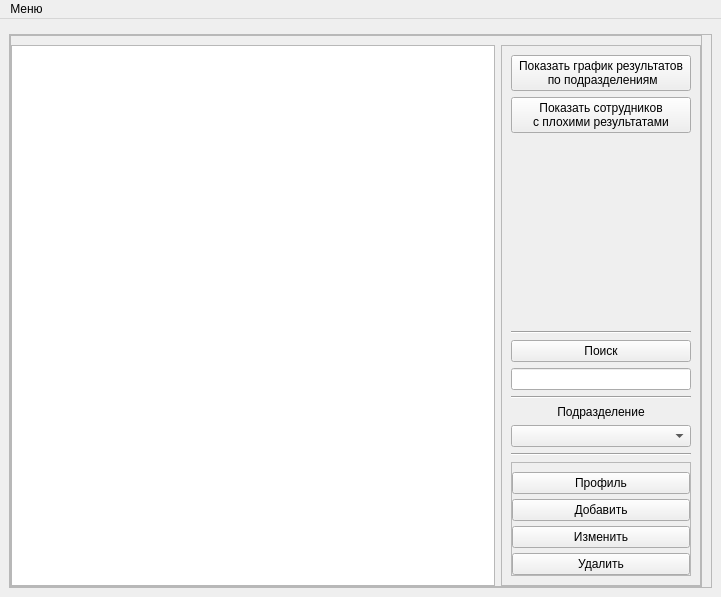
<?xml version="1.0" encoding="UTF-8"?>
<ui version="4.0">
 <class>MainWindow</class>
 <widget class="QMainWindow" name="MainWindow">
  <property name="geometry">
   <rect>
    <x>0</x>
    <y>0</y>
    <width>721</width>
    <height>597</height>
   </rect>
  </property>
  <property name="windowTitle">
   <string>MainWindow</string>
  </property>
  <widget class="QWidget" name="centralwidget">
   <layout class="QVBoxLayout" name="verticalLayout_3">
    <item>
     <widget class="Line" name="line">
      <property name="orientation">
       <enum>Qt::Vertical</enum>
      </property>
     </widget>
    </item>
    <item>
     <widget class="QFrame" name="frame_2">
      <property name="frameShape">
       <enum>QFrame::StyledPanel</enum>
      </property>
      <property name="frameShadow">
       <enum>QFrame::Raised</enum>
      </property>
      <layout class="QGridLayout" name="gridLayout_2">
       <property name="leftMargin">
        <number>0</number>
       </property>
       <property name="topMargin">
        <number>0</number>
       </property>
       <property name="bottomMargin">
        <number>0</number>
       </property>
       <item row="0" column="0">
        <widget class="QFrame" name="frame">
         <property name="frameShape">
          <enum>QFrame::StyledPanel</enum>
         </property>
         <property name="frameShadow">
          <enum>QFrame::Raised</enum>
         </property>
         <layout class="QGridLayout" name="gridLayout_3">
          <property name="leftMargin">
           <number>0</number>
          </property>
          <property name="rightMargin">
           <number>0</number>
          </property>
          <property name="bottomMargin">
           <number>0</number>
          </property>
          <item row="0" column="0">
           <widget class="QTableView" name="tblItems">
            <property name="minimumSize">
             <size>
              <width>480</width>
              <height>0</height>
             </size>
            </property>
            <property name="frameShadow">
             <enum>QFrame::Plain</enum>
            </property>
            <property name="lineWidth">
             <number>1</number>
            </property>
            <property name="alternatingRowColors">
             <bool>true</bool>
            </property>
            <property name="sortingEnabled">
             <bool>true</bool>
            </property>
            <attribute name="horizontalHeaderCascadingSectionResizes">
             <bool>false</bool>
            </attribute>
            <attribute name="horizontalHeaderShowSortIndicator" stdset="0">
             <bool>false</bool>
            </attribute>
            <attribute name="horizontalHeaderStretchLastSection">
             <bool>false</bool>
            </attribute>
            <attribute name="verticalHeaderVisible">
             <bool>false</bool>
            </attribute>
            <attribute name="verticalHeaderShowSortIndicator" stdset="0">
             <bool>false</bool>
            </attribute>
            <attribute name="verticalHeaderStretchLastSection">
             <bool>false</bool>
            </attribute>
           </widget>
          </item>
          <item row="0" column="1">
           <widget class="QFrame" name="frame_3">
            <property name="minimumSize">
             <size>
              <width>200</width>
              <height>0</height>
             </size>
            </property>
            <property name="maximumSize">
             <size>
              <width>200</width>
              <height>16777215</height>
             </size>
            </property>
            <property name="frameShape">
             <enum>QFrame::StyledPanel</enum>
            </property>
            <property name="frameShadow">
             <enum>QFrame::Raised</enum>
            </property>
            <layout class="QVBoxLayout" name="verticalLayout">
             <item>
              <widget class="QPushButton" name="btn_dev_degree">
               <property name="text">
                <string>Показать график результатов
 по подразделениям</string>
               </property>
              </widget>
             </item>
             <item>
              <widget class="QPushButton" name="btn_bad_degree">
               <property name="text">
                <string>Показать сотрудников
с плохими результатами</string>
               </property>
              </widget>
             </item>
             <item>
              <spacer name="verticalSpacer">
               <property name="orientation">
                <enum>Qt::Vertical</enum>
               </property>
               <property name="sizeHint" stdset="0">
                <size>
                 <width>20</width>
                 <height>208</height>
                </size>
               </property>
              </spacer>
             </item>
             <item>
              <widget class="Line" name="line_2">
               <property name="orientation">
                <enum>Qt::Horizontal</enum>
               </property>
              </widget>
             </item>
             <item>
              <widget class="QPushButton" name="btnSearch">
               <property name="text">
                <string>Поиск</string>
               </property>
              </widget>
             </item>
             <item>
              <widget class="QLineEdit" name="lineSearch"/>
             </item>
             <item>
              <widget class="Line" name="line_3">
               <property name="orientation">
                <enum>Qt::Horizontal</enum>
               </property>
              </widget>
             </item>
             <item>
              <widget class="QLabel" name="label">
               <property name="layoutDirection">
                <enum>Qt::LeftToRight</enum>
               </property>
               <property name="text">
                <string>Подразделение</string>
               </property>
               <property name="alignment">
                <set>Qt::AlignCenter</set>
               </property>
              </widget>
             </item>
             <item>
              <widget class="QComboBox" name="cmb_division"/>
             </item>
             <item>
              <widget class="Line" name="line_4">
               <property name="orientation">
                <enum>Qt::Horizontal</enum>
               </property>
              </widget>
             </item>
             <item>
              <widget class="QFrame" name="frame_4">
               <property name="frameShape">
                <enum>QFrame::StyledPanel</enum>
               </property>
               <property name="frameShadow">
                <enum>QFrame::Raised</enum>
               </property>
               <layout class="QVBoxLayout" name="verticalLayout_2">
                <property name="spacing">
                 <number>5</number>
                </property>
                <property name="leftMargin">
                 <number>0</number>
                </property>
                <property name="topMargin">
                 <number>9</number>
                </property>
                <property name="rightMargin">
                 <number>0</number>
                </property>
                <property name="bottomMargin">
                 <number>0</number>
                </property>
                <item>
                 <widget class="QPushButton" name="btn_profile">
                  <property name="text">
                   <string>Профиль</string>
                  </property>
                 </widget>
                </item>
                <item>
                 <widget class="QPushButton" name="btn_add">
                  <property name="text">
                   <string>Добавить</string>
                  </property>
                 </widget>
                </item>
                <item>
                 <widget class="QPushButton" name="btn_update">
                  <property name="text">
                   <string>Изменить</string>
                  </property>
                 </widget>
                </item>
                <item>
                 <widget class="QPushButton" name="btn_delete">
                  <property name="text">
                   <string>Удалить</string>
                  </property>
                 </widget>
                </item>
               </layout>
              </widget>
             </item>
            </layout>
           </widget>
          </item>
         </layout>
        </widget>
       </item>
      </layout>
     </widget>
    </item>
   </layout>
  </widget>
  <widget class="QMenuBar" name="menuBar">
   <property name="geometry">
    <rect>
     <x>0</x>
     <y>0</y>
     <width>721</width>
     <height>22</height>
    </rect>
   </property>
   <widget class="QMenu" name="menu">
    <property name="title">
     <string>Меню</string>
    </property>
    <addaction name="add_users_from_file"/>
    <addaction name="btn_settings_2"/>
    <addaction name="action_5"/>
   </widget>
   <addaction name="menu"/>
  </widget>
  <action name="action">
   <property name="text">
    <string>Справка</string>
   </property>
  </action>
  <action name="action_2">
   <property name="text">
    <string>О программе</string>
   </property>
  </action>
  <action name="action_3">
   <property name="text">
    <string>Настройки</string>
   </property>
  </action>
  <action name="btn_settings_2">
   <property name="text">
    <string>Настройки</string>
   </property>
  </action>
  <action name="action_5">
   <property name="text">
    <string>О программе</string>
   </property>
  </action>
  <action name="add_users_from_file">
   <property name="text">
    <string>Добавить сотрудников из файла</string>
   </property>
  </action>
 </widget>
 <resources/>
 <connections/>
</ui>
